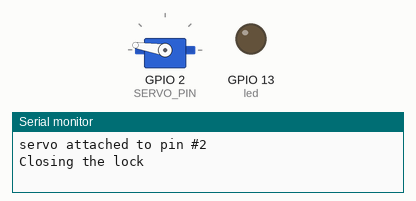
The sketch below on a simulated ESP8266 (NodeMCU). Shown: servo, output pins drawn as LEDs (lit = HIGH), the last lines printed to the serial monitor. WiFi joins after 1.5 s; servers stay silent unless stated; uploads are accepted with an empty reply.

Above: at 0.15 s.
At 0.75 s:
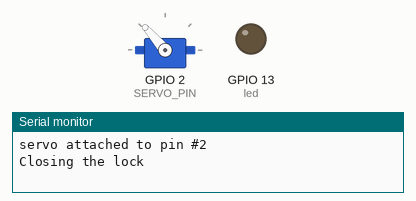
At 1.35 s:
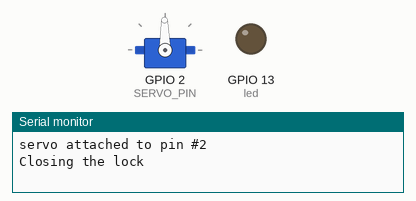
At 2.8 s:
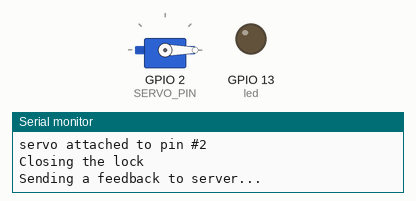
Timing chart, 0 to 4.3 s (numbered marks = the images above):
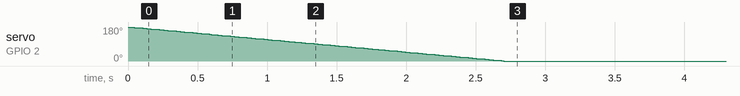

Measured:
- by itself, servo on GPIO 2 (SERVO_PIN): moves from 180° to 0° over 2.7 s

The sketch:

lock.ino.ino
```cpp
#include <ESP8266WiFi.h>
#include <WiFiClient.h>
#include <ESP8266WebServer.h>
#include <ESP8266mDNS.h>
#include <ESP8266HTTPClient.h>
#include <Servo.h>

#define SERVO_PIN 2
#define GND_PIN 14
//#define SERVER_IP "192.168.27.1"

const char* ssid = "fredo";
const char* password = "iotwifipass";

ESP8266WebServer server(80);
Servo servoLock;
String gateway = "";

const int led = 13;

void handleRoot() {
  String page = "<html><body><ul><li><a href='/on'>Open the lock</a></li><li><a href='/off'>Close the lock</a></li></ul></body></html>";
  digitalWrite(led, 1);
  server.send(200, "text/html", page);
  digitalWrite(led, 0);
}

// Sending a feedback to the server
void sendFeedback(String message) {
/*
 WiFiClient client;
  if (!client.connect(gateway, 9000)) {
        return;
    }

    client.print(String("GET ") + "/feedbacklock?message=" + message + " HTTP/1.1\r\n" +
               "Host: " + gateway + "\r\n" +
               "Connection: close\r\n\r\n");

    while(client.available()){
        String line = client.readStringUntil('\r');
        Serial.println(line);
    }
    */

  Serial.println("Sending a feedback to server...");
  HTTPClient http;    //Declare object of class HTTPClient

  //GET Data
  String getData = "?message=" + message ;  //Note "?" added at front
  String Link = "http://" + gateway + ":9000/feedbacklock" + getData;

  http.begin(Link);     //Specify request destination

  int httpCode = http.GET();            //Send the request
  String payload = http.getString();    //Get the response payload

  Serial.println(httpCode);   //Print HTTP return code
  Serial.println(payload);    //Print request response payload

  http.end();  //Close connection

}

void openLock() {
  Serial.println("Opening the lock");
  servoLock.attach(SERVO_PIN);
  //servoLock.write(180);              // tell servo to go to position in variable 'pos'
  //delay(1000);
  for (int pos = 0; pos <= 180; pos += 1) { // goes from 0 degrees to 180 degrees
    // in steps of 1 degree
    servoLock.write(pos);              // tell servo to go to position in variable 'pos'
    delay(15);                       // waits 15ms for the servo to reach the position
  }
  servoLock.detach();
  sendFeedback("Lock has been opened.");
};

void closeLock() {
  Serial.println("Closing the lock");
  servoLock.attach(SERVO_PIN);

   for (int pos = 180; pos >= 0; pos -= 1) { // goes from 180 degrees to 0 degrees
    servoLock.write(pos);              // tell servo to go to position in variable 'pos'
    delay(15);                       // waits 15ms for the servo to reach the position
  }
  //servoLock.write(0);              // tell servo to go to position in variable 'pos'
  //delay(1000);                       // waits 15ms for the servo to reach the position
  servoLock.detach();
  sendFeedback("Lock has been closed.");
};

void handleNotFound() {
  digitalWrite(led, 1);
  String message = "File Not Found\n\n";
  message += "URI: ";
  message += server.uri();
  message += "\nMethod: ";
  message += (server.method() == HTTP_GET) ? "GET" : "POST";
  message += "\nArguments: ";
  message += server.args();
  message += "\n";
  for (uint8_t i = 0; i < server.args(); i++) {
    message += " " + server.argName(i) + ": " + server.arg(i) + "\n";
  }
  server.send(404, "text/plain", message);
  digitalWrite(led, 0);
}

void setup(void) {
  pinMode(led, OUTPUT);
  digitalWrite(led, 0);

  // A ground pin for the servo
  pinMode(GND_PIN, OUTPUT);
  digitalWrite(GND_PIN, LOW);

  servoLock.attach(SERVO_PIN);
  Serial.print("servo attached to pin #");
  Serial.println(SERVO_PIN);
  closeLock();

  Serial.begin(115200);
  WiFi.mode(WIFI_STA);
  WiFi.begin(ssid, password);
  Serial.println("");

  // Wait for connection
  while (WiFi.status() != WL_CONNECTED) {
    delay(500);
    Serial.print(".");
  }
  Serial.println("");
  Serial.print("Connected to ");
  Serial.println(ssid);
  Serial.print("IP address: ");
  Serial.println(WiFi.localIP());
  gateway = WiFi.gatewayIP().toString();

  Serial.print("Gateway IP address: ");
  Serial.println(gateway);

  if (MDNS.begin("esp8266")) {
    Serial.println("MDNS responder started");
  }

  server.on("/", handleRoot);

  server.on("/on", []() {
    openLock();
    server.send(200, "text/plain", "Opening the lock");
  });

  server.on("/off", []() {
    closeLock();
    server.send(200, "text/plain", "Opening the lock");
  });

  server.onNotFound(handleNotFound);

  server.begin();
  Serial.println("HTTP server started");

  sendFeedback("Lock is ready ! ip = " + WiFi.localIP());
}

void loop(void) {
  server.handleClient();
}
```
